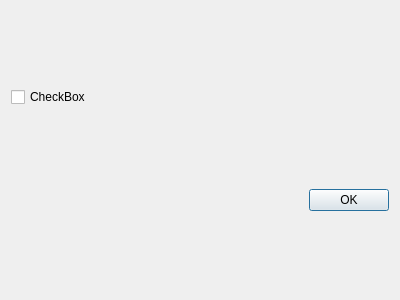
<?xml version="1.0" encoding="UTF-8"?>
<ui version="4.0">
 <class>Dialog</class>
 <widget class="QDialog" name="Dialog">
  <property name="windowModality">
   <enum>Qt::WindowModality::NonModal</enum>
  </property>
  <property name="geometry">
   <rect>
    <x>0</x>
    <y>0</y>
    <width>400</width>
    <height>300</height>
   </rect>
  </property>
  <property name="windowTitle">
   <string>Dialog</string>
  </property>
  <property name="modal">
   <bool>true</bool>
  </property>
  <layout class="QVBoxLayout" name="verticalLayout">
   <item>
    <widget class="QCheckBox" name="testCheck">
     <property name="text">
      <string>CheckBox</string>
     </property>
    </widget>
   </item>
   <item>
    <widget class="QDialogButtonBox" name="buttonBox">
     <property name="orientation">
      <enum>Qt::Orientation::Horizontal</enum>
     </property>
     <property name="standardButtons">
      <set>QDialogButtonBox::StandardButton::Ok</set>
     </property>
    </widget>
   </item>
  </layout>
 </widget>
 <resources/>
 <connections>
  <connection>
   <sender>buttonBox</sender>
   <signal>accepted()</signal>
   <receiver>Dialog</receiver>
   <slot>accept()</slot>
   <hints>
    <hint type="sourcelabel">
     <x>248</x>
     <y>254</y>
    </hint>
    <hint type="destinationlabel">
     <x>157</x>
     <y>274</y>
    </hint>
   </hints>
  </connection>
  <connection>
   <sender>buttonBox</sender>
   <signal>rejected()</signal>
   <receiver>Dialog</receiver>
   <slot>reject()</slot>
   <hints>
    <hint type="sourcelabel">
     <x>316</x>
     <y>260</y>
    </hint>
    <hint type="destinationlabel">
     <x>286</x>
     <y>274</y>
    </hint>
   </hints>
  </connection>
 </connections>
</ui>
